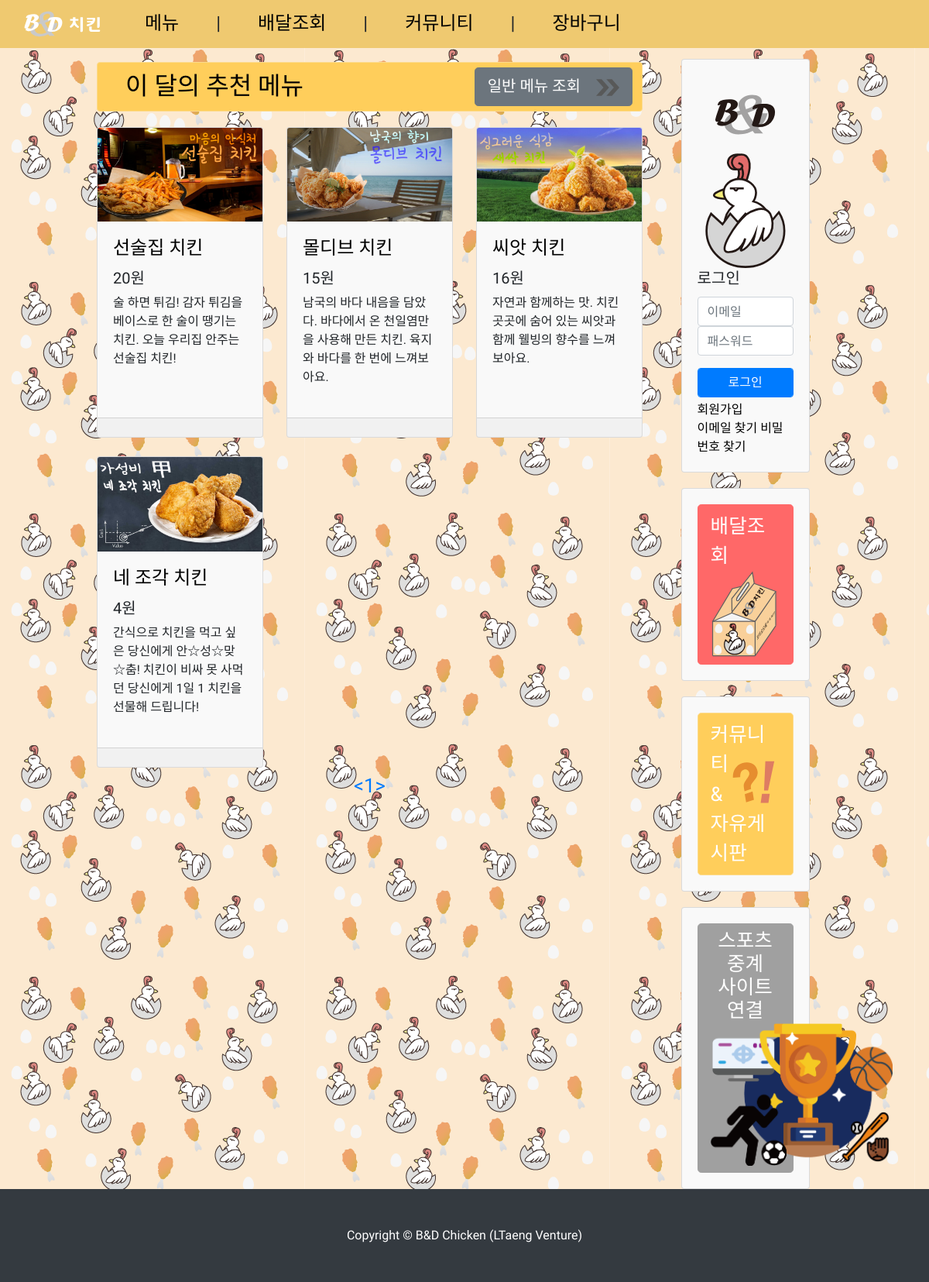
/pages/chicken/index.php, run on an earlier commit of the app's database.
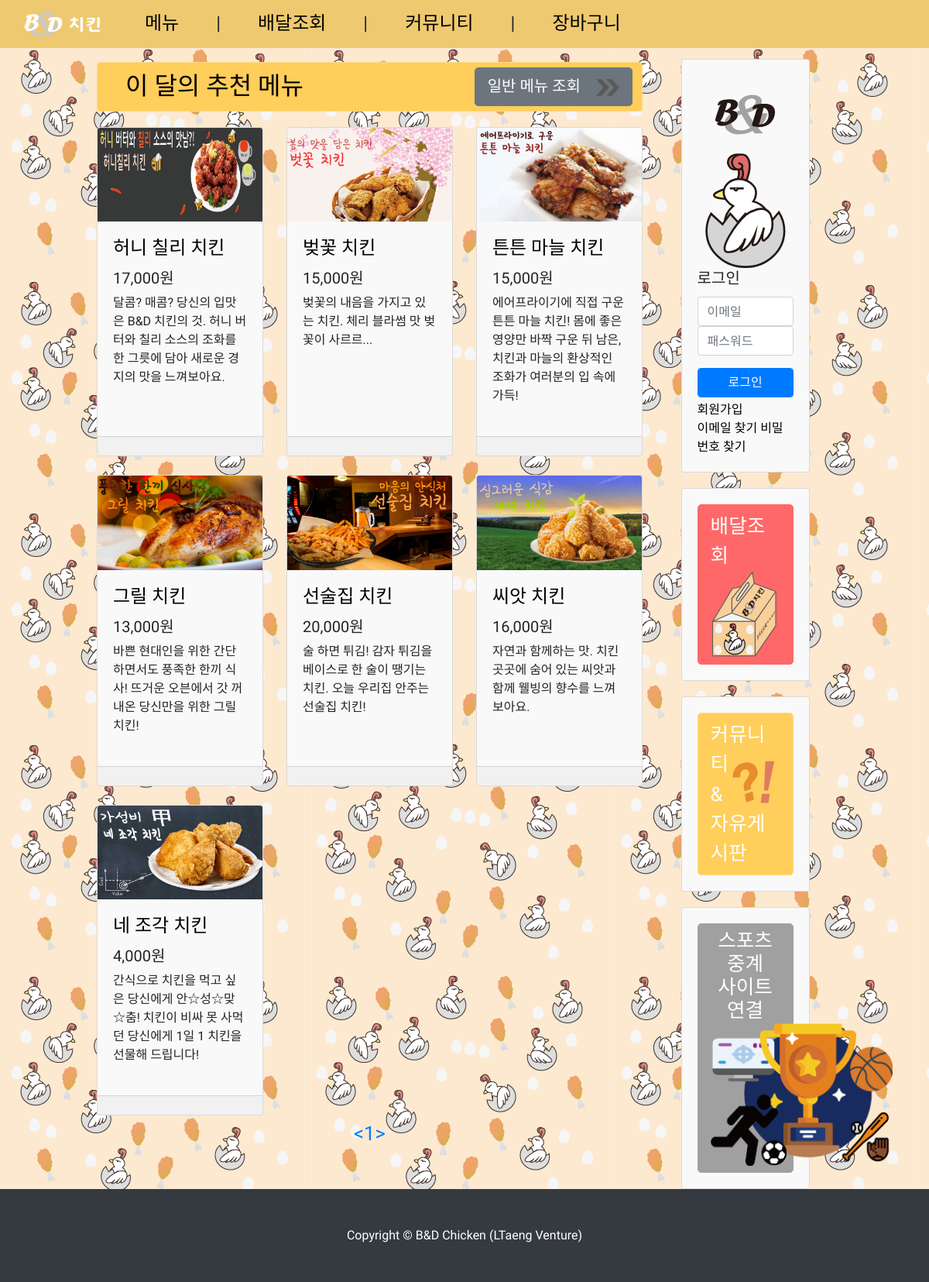
And on a later commit of the database.
### tables this page shows
CREATE TABLE `items` (
  `ID` int(11) NOT NULL,
  `title` varchar(40) NOT NULL,
  `price` varchar(40) NOT NULL,
  `context` mediumtext NOT NULL,
  `rec` tinyint(1) NOT NULL
);

### pages/chicken/index.php (the view, shortened to what this page needs)
<?php
include "/var/www/html/WebProgramming/sql/connection/dbconnect.php";
if (!isset($_GET['page'])) {
    $page = 1;
} else {
    $page = mysqli_real_escape_string($con, $_GET['page']);
}
$maxItem = 9;
?>
<!DOCTYPE html>
<html>
    <head>
    <?php include "../header.php"; ?>
    </head>
    <body>
    <?php include "../navbar.php"; ?>
  <div class="container-fluid" style="padding-left: 125px; padding-right: 125px; background-image: url('../../assets/images/background-2.png');">
    <div class="row">
      <div class="col-lg-9">
        <div class="row">
          <div class="col-lg-12 mt-4">
            <div class="btn btn-yellow full_button">
                <span class="huge_font" style="float: left; padding-left: 1.5rem;">
                    이 달의 추천 메뉴
                </span>
                <a href="./list.php" class="btn btn-lg btn-secondary text-left text-white" style="float: right">
                    일반 메뉴 조회
                    <div style="padding-left: 20px; float: right;"><img src="../../assets/images/arrow.svg" width=30 height=30 /></div>
                </a>
            </div>
          </div>
          <?php
          mysqli_query($con, "set session character_set_connection=utf8;");
          mysqli_query($con, "set session character_set_results=utf8;");
          mysqli_query($con, "set session character_set_client=utf8;");
          $sql = "SELECT `ID`, `title`, `price`, `context`, (SELECT `url` FROM `item_images` WHERE `itemId` = `items`.`ID`) as `url` FROM `items` WHERE `rec` = 1 ORDER BY `ID` DESC LIMIT " . ($page - 1) * $maxItem . ", $maxItem";
          $result = mysqli_query($con, $sql);
          while ($row = mysqli_fetch_assoc($result)) {
              echo '
              <div class="col-lg-4 col-md-6 mb-4">
                <div class="card h-100">
                  <a href="./details.php?id=' . $row['ID'] . '"><img class="card-img-top" src="../../' . $row['url'] . '" alt=""></a>
                  <div class="card-body">
                    <h4 class="card-title">
                      <a href="#">' . $row['title'] . '</a>';
                    echo '</h4>
                    <h5>' . number_format($row['price']) . '원</h5>
                    <p class="card-text">' . $row['context'] . '</p>
                  </div>
                  <div class="card-footer"></div>
                </div>
              </div>';
          }
          ?>
        </div>
        <div class="text-center large_font text-primary">
            <?php
            $count_sql = "SELECT count(`ID`) as 'cnt' FROM `items` WHERE `rec` = 1";
            $result = mysqli_query($con, $count_sql);
            while ($row = mysqli_fetch_assoc($result)) {
                $cnt = $row['cnt'];
            }
            $minPage = 1;
            $maxPage = (int)($cnt / $maxItem) + 1;
            echo "<a class='text-primary' href='./index.php?page=$minPage'><</a>";
            for ($i = 1; $i < $cnt / $maxItem; $i++)
                echo "<a class='text-primary' href='./index.php?page=$i'>$i</a>, ";
            echo "<a class='text-primary' href='./index.php?page=$i'>$i</a>";
            echo "<a class='text-primary' href='./index.php?page=$maxPage'>></a>";
            ?>
        </div>
      </div>
      <?php include "../sidebar.php"; ?>
    </div>
  </div>
  <?php include "../footer.php"; ?>
    </body>
</html>

What changed in the data, as far as the page shows it:
no longer on this page (row edited): items: shows a picture, title "몰디브 치킨", price "15", context "남국의 바다 내음을 담았다. 바다에서 온 천일염만을 사용해 만든 치킨. 육지와 바다를 한 번에 느껴보아요."
added items: shows a picture, title "허니 칠리 치킨", price "17,000", context "달콤? 매콤? 당신의 입맛은 B&D 치킨의 것. 허니 버터와 칠리 소스의 조화를 한 그릇에 담아 새로운 경지의 맛을 느껴보아요."
added items: shows a picture, title "벚꽃 치킨", price "15,000", context "벚꽃의 내음을 가지고 있는 치킨. 체리 블라썸 맛 벚꽃이 사르르..."
added items: shows a picture, title "튼튼 마늘 치킨", price "15,000", context "에어프라이기에 직접 구운 튼튼 마늘 치킨! 몸에 좋은 영양만 바짝 구운 뒤 남은, 치킨과 마늘의 환상적인 조화가 여러분의 입 속에 가득!"
added items: shows a picture, title "그릴 치킨", price "13,000", context "바쁜 현대인을 위한 간단하면서도 풍족한 한끼 식사! 뜨거운 오븐에서 갓 꺼내온 당신만을 위한 그릴 치킨!"
changed items "선술집 치킨": price "20" → "20,000"
changed items "씨앗 치킨": price "16" → "16,000"
changed items "네 조각 치킨": price "4" → "4,000"
